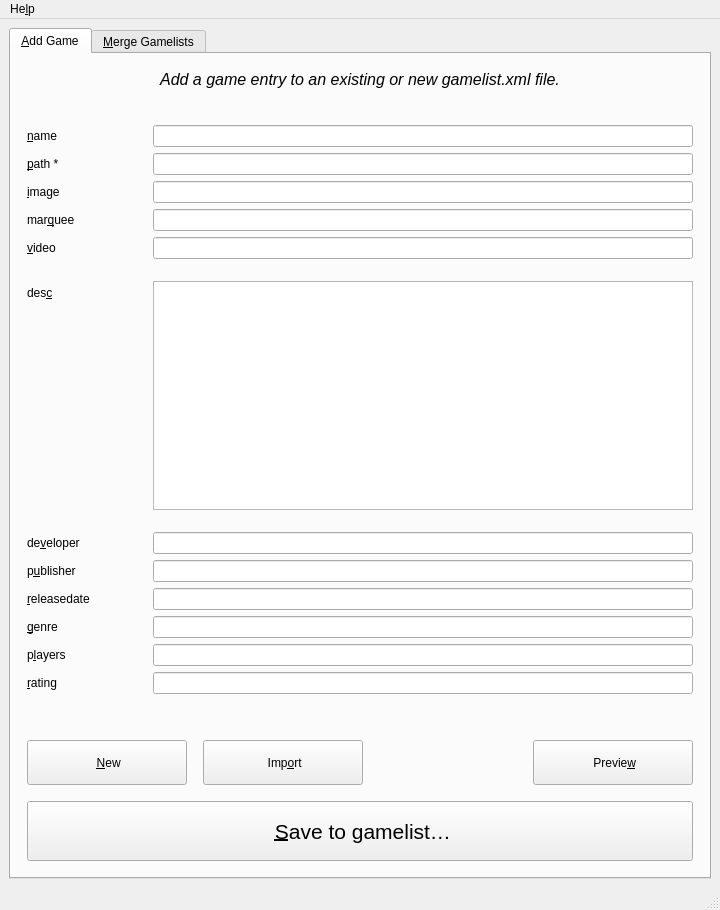
<?xml version="1.0" encoding="UTF-8"?>
<ui version="4.0">
 <author>Tuncay D.</author>
 <class>MainWindow</class>
 <widget class="QMainWindow" name="MainWindow">
  <property name="geometry">
   <rect>
    <x>0</x>
    <y>0</y>
    <width>720</width>
    <height>910</height>
   </rect>
  </property>
  <property name="minimumSize">
   <size>
    <width>640</width>
    <height>0</height>
   </size>
  </property>
  <property name="windowTitle">
   <string>MainWindow</string>
  </property>
  <widget class="QWidget" name="centralwidget">
   <property name="sizePolicy">
    <sizepolicy hsizetype="Expanding" vsizetype="Expanding">
     <horstretch>0</horstretch>
     <verstretch>0</verstretch>
    </sizepolicy>
   </property>
   <layout class="QGridLayout" name="gridLayout">
    <item row="0" column="0">
     <widget class="QTabWidget" name="tab_mode">
      <property name="currentIndex">
       <number>0</number>
      </property>
      <widget class="QWidget" name="tab">
       <attribute name="title">
        <string>&amp;Add Game</string>
       </attribute>
       <layout class="QGridLayout" name="gridLayout_3">
        <property name="leftMargin">
         <number>16</number>
        </property>
        <property name="topMargin">
         <number>16</number>
        </property>
        <property name="rightMargin">
         <number>16</number>
        </property>
        <property name="bottomMargin">
         <number>16</number>
        </property>
        <item row="7" column="0">
         <spacer name="verticalSpacer_3">
          <property name="orientation">
           <enum>Qt::Vertical</enum>
          </property>
          <property name="sizeType">
           <enum>QSizePolicy::Maximum</enum>
          </property>
          <property name="sizeHint" stdset="0">
           <size>
            <width>20</width>
            <height>30</height>
           </size>
          </property>
         </spacer>
        </item>
        <item row="4" column="0">
         <spacer name="verticalSpacer_4">
          <property name="orientation">
           <enum>Qt::Vertical</enum>
          </property>
          <property name="sizeType">
           <enum>QSizePolicy::Maximum</enum>
          </property>
          <property name="sizeHint" stdset="0">
           <size>
            <width>20</width>
            <height>20</height>
           </size>
          </property>
         </spacer>
        </item>
        <item row="13" column="0">
         <layout class="QHBoxLayout" name="horizontalLayout_2">
          <property name="spacing">
           <number>16</number>
          </property>
          <item>
           <widget class="QPushButton" name="b_new_addgame">
            <property name="sizePolicy">
             <sizepolicy hsizetype="Preferred" vsizetype="Fixed">
              <horstretch>0</horstretch>
              <verstretch>0</verstretch>
             </sizepolicy>
            </property>
            <property name="minimumSize">
             <size>
              <width>160</width>
              <height>45</height>
             </size>
            </property>
            <property name="cursor">
             <cursorShape>PointingHandCursor</cursorShape>
            </property>
            <property name="text">
             <string> &amp;New</string>
            </property>
            <property name="icon">
             <iconset resource="images.qrc">
              <normaloff>:/Icons/img/delete.svg</normaloff>:/Icons/img/delete.svg</iconset>
            </property>
            <property name="iconSize">
             <size>
              <width>24</width>
              <height>24</height>
             </size>
            </property>
           </widget>
          </item>
          <item>
           <widget class="QPushButton" name="b_import_addgame">
            <property name="sizePolicy">
             <sizepolicy hsizetype="Preferred" vsizetype="Fixed">
              <horstretch>0</horstretch>
              <verstretch>0</verstretch>
             </sizepolicy>
            </property>
            <property name="minimumSize">
             <size>
              <width>160</width>
              <height>45</height>
             </size>
            </property>
            <property name="cursor">
             <cursorShape>PointingHandCursor</cursorShape>
            </property>
            <property name="text">
             <string> Imp&amp;ort</string>
            </property>
            <property name="icon">
             <iconset resource="images.qrc">
              <normaloff>:/Icons/img/import.svg</normaloff>:/Icons/img/import.svg</iconset>
            </property>
            <property name="iconSize">
             <size>
              <width>24</width>
              <height>24</height>
             </size>
            </property>
           </widget>
          </item>
          <item>
           <spacer name="horizontalSpacer">
            <property name="orientation">
             <enum>Qt::Horizontal</enum>
            </property>
            <property name="sizeType">
             <enum>QSizePolicy::Expanding</enum>
            </property>
            <property name="sizeHint" stdset="0">
             <size>
              <width>40</width>
              <height>20</height>
             </size>
            </property>
           </spacer>
          </item>
          <item>
           <widget class="QPushButton" name="b_preview_addgame">
            <property name="sizePolicy">
             <sizepolicy hsizetype="Preferred" vsizetype="Fixed">
              <horstretch>0</horstretch>
              <verstretch>0</verstretch>
             </sizepolicy>
            </property>
            <property name="minimumSize">
             <size>
              <width>160</width>
              <height>45</height>
             </size>
            </property>
            <property name="cursor">
             <cursorShape>PointingHandCursor</cursorShape>
            </property>
            <property name="text">
             <string> Previe&amp;w</string>
            </property>
            <property name="icon">
             <iconset resource="images.qrc">
              <normaloff>:/Icons/img/preview.svg</normaloff>:/Icons/img/preview.svg</iconset>
            </property>
            <property name="iconSize">
             <size>
              <width>24</width>
              <height>24</height>
             </size>
            </property>
           </widget>
          </item>
         </layout>
        </item>
        <item row="2" column="0">
         <widget class="QLabel" name="l_pagetitle_addgame">
          <property name="font">
           <font>
            <pointsize>12</pointsize>
            <italic>true</italic>
           </font>
          </property>
          <property name="text">
           <string>Add a game entry to an existing or new gamelist.xml file.</string>
          </property>
          <property name="alignment">
           <set>Qt::AlignCenter</set>
          </property>
          <property name="margin">
           <number>8</number>
          </property>
         </widget>
        </item>
        <item row="5" column="0">
         <layout class="QFormLayout" name="formLayout">
          <item row="2" column="0">
           <widget class="QLabel" name="l_name">
            <property name="toolTip">
             <string>game title</string>
            </property>
            <property name="text">
             <string>&amp;name</string>
            </property>
            <property name="buddy">
             <cstring>le_name</cstring>
            </property>
           </widget>
          </item>
          <item row="2" column="1">
           <widget class="QLineEdit" name="le_name">
            <property name="toolTip">
             <string>game title</string>
            </property>
            <property name="clearButtonEnabled">
             <bool>true</bool>
            </property>
           </widget>
          </item>
          <item row="3" column="0">
           <widget class="QLabel" name="l_path">
            <property name="toolTip">
             <string>Required: Path to ROM file.</string>
            </property>
            <property name="text">
             <string>&amp;path *</string>
            </property>
            <property name="buddy">
             <cstring>le_path</cstring>
            </property>
           </widget>
          </item>
          <item row="3" column="1">
           <widget class="QLineEdit" name="le_path">
            <property name="toolTip">
             <string>Required: Path to ROM file.</string>
            </property>
            <property name="clearButtonEnabled">
             <bool>true</bool>
            </property>
           </widget>
          </item>
          <item row="4" column="0">
           <widget class="QLabel" name="l_image">
            <property name="text">
             <string>&amp;image</string>
            </property>
            <property name="buddy">
             <cstring>le_image</cstring>
            </property>
           </widget>
          </item>
          <item row="4" column="1">
           <widget class="QLineEdit" name="le_image">
            <property name="clearButtonEnabled">
             <bool>true</bool>
            </property>
           </widget>
          </item>
          <item row="5" column="0">
           <widget class="QLabel" name="l_marquee">
            <property name="text">
             <string>mar&amp;quee</string>
            </property>
            <property name="buddy">
             <cstring>le_marquee</cstring>
            </property>
           </widget>
          </item>
          <item row="5" column="1">
           <widget class="QLineEdit" name="le_marquee">
            <property name="clearButtonEnabled">
             <bool>true</bool>
            </property>
           </widget>
          </item>
          <item row="6" column="0">
           <widget class="QLabel" name="l_video">
            <property name="text">
             <string>&amp;video</string>
            </property>
            <property name="buddy">
             <cstring>le_video</cstring>
            </property>
           </widget>
          </item>
          <item row="6" column="1">
           <widget class="QLineEdit" name="le_video">
            <property name="clearButtonEnabled">
             <bool>true</bool>
            </property>
           </widget>
          </item>
          <item row="7" column="0">
           <spacer name="verticalSpacer_2">
            <property name="orientation">
             <enum>Qt::Vertical</enum>
            </property>
            <property name="sizeType">
             <enum>QSizePolicy::Maximum</enum>
            </property>
            <property name="sizeHint" stdset="0">
             <size>
              <width>20</width>
              <height>10</height>
             </size>
            </property>
           </spacer>
          </item>
          <item row="8" column="0">
           <widget class="QLabel" name="l_desc">
            <property name="text">
             <string>des&amp;c</string>
            </property>
            <property name="buddy">
             <cstring>pte_desc</cstring>
            </property>
           </widget>
          </item>
          <item row="8" column="1">
           <widget class="QPlainTextEdit" name="pte_desc"/>
          </item>
          <item row="9" column="0">
           <spacer name="verticalSpacer">
            <property name="orientation">
             <enum>Qt::Vertical</enum>
            </property>
            <property name="sizeType">
             <enum>QSizePolicy::Maximum</enum>
            </property>
            <property name="sizeHint" stdset="0">
             <size>
              <width>20</width>
              <height>10</height>
             </size>
            </property>
           </spacer>
          </item>
          <item row="10" column="0">
           <widget class="QLabel" name="l_developer">
            <property name="text">
             <string>de&amp;veloper</string>
            </property>
            <property name="buddy">
             <cstring>le_developer</cstring>
            </property>
           </widget>
          </item>
          <item row="10" column="1">
           <widget class="QLineEdit" name="le_developer">
            <property name="clearButtonEnabled">
             <bool>true</bool>
            </property>
           </widget>
          </item>
          <item row="11" column="0">
           <widget class="QLabel" name="l_publisher">
            <property name="text">
             <string>p&amp;ublisher</string>
            </property>
            <property name="buddy">
             <cstring>le_publisher</cstring>
            </property>
           </widget>
          </item>
          <item row="11" column="1">
           <widget class="QLineEdit" name="le_publisher">
            <property name="clearButtonEnabled">
             <bool>true</bool>
            </property>
           </widget>
          </item>
          <item row="12" column="0">
           <widget class="QLabel" name="l_releasedate">
            <property name="sizePolicy">
             <sizepolicy hsizetype="Fixed" vsizetype="Preferred">
              <horstretch>0</horstretch>
              <verstretch>0</verstretch>
             </sizepolicy>
            </property>
            <property name="minimumSize">
             <size>
              <width>120</width>
              <height>0</height>
             </size>
            </property>
            <property name="maximumSize">
             <size>
              <width>120</width>
              <height>16777215</height>
             </size>
            </property>
            <property name="baseSize">
             <size>
              <width>120</width>
              <height>0</height>
             </size>
            </property>
            <property name="toolTip">
             <string>YYYYMMDD</string>
            </property>
            <property name="text">
             <string>&amp;releasedate</string>
            </property>
            <property name="buddy">
             <cstring>le_releasedate</cstring>
            </property>
           </widget>
          </item>
          <item row="12" column="1">
           <widget class="QLineEdit" name="le_releasedate">
            <property name="toolTip">
             <string>YYYYMMDD</string>
            </property>
            <property name="placeholderText">
             <string/>
            </property>
            <property name="clearButtonEnabled">
             <bool>true</bool>
            </property>
           </widget>
          </item>
          <item row="13" column="0">
           <widget class="QLabel" name="l_genre">
            <property name="text">
             <string>&amp;genre</string>
            </property>
            <property name="buddy">
             <cstring>le_genre</cstring>
            </property>
           </widget>
          </item>
          <item row="13" column="1">
           <widget class="QLineEdit" name="le_genre">
            <property name="clearButtonEnabled">
             <bool>true</bool>
            </property>
           </widget>
          </item>
          <item row="14" column="0">
           <widget class="QLabel" name="l_players">
            <property name="text">
             <string>p&amp;layers</string>
            </property>
            <property name="buddy">
             <cstring>le_players</cstring>
            </property>
           </widget>
          </item>
          <item row="14" column="1">
           <widget class="QLineEdit" name="le_players">
            <property name="clearButtonEnabled">
             <bool>true</bool>
            </property>
           </widget>
          </item>
          <item row="15" column="0">
           <widget class="QLabel" name="l_rating">
            <property name="toolTip">
             <string>0.65</string>
            </property>
            <property name="text">
             <string>&amp;rating</string>
            </property>
            <property name="buddy">
             <cstring>le_rating</cstring>
            </property>
           </widget>
          </item>
          <item row="15" column="1">
           <widget class="QLineEdit" name="le_rating">
            <property name="toolTip">
             <string>0.65</string>
            </property>
            <property name="placeholderText">
             <string/>
            </property>
            <property name="clearButtonEnabled">
             <bool>true</bool>
            </property>
           </widget>
          </item>
         </layout>
        </item>
        <item row="6" column="0">
         <spacer name="verticalSpacer_6">
          <property name="orientation">
           <enum>Qt::Vertical</enum>
          </property>
          <property name="sizeType">
           <enum>QSizePolicy::Fixed</enum>
          </property>
          <property name="sizeHint" stdset="0">
           <size>
            <width>20</width>
            <height>10</height>
           </size>
          </property>
         </spacer>
        </item>
        <item row="14" column="0">
         <spacer name="verticalSpacer_7">
          <property name="orientation">
           <enum>Qt::Vertical</enum>
          </property>
          <property name="sizeType">
           <enum>QSizePolicy::Fixed</enum>
          </property>
          <property name="sizeHint" stdset="0">
           <size>
            <width>20</width>
            <height>10</height>
           </size>
          </property>
         </spacer>
        </item>
        <item row="15" column="0">
         <widget class="QPushButton" name="b_save_addgame">
          <property name="sizePolicy">
           <sizepolicy hsizetype="Preferred" vsizetype="Fixed">
            <horstretch>0</horstretch>
            <verstretch>0</verstretch>
           </sizepolicy>
          </property>
          <property name="minimumSize">
           <size>
            <width>0</width>
            <height>60</height>
           </size>
          </property>
          <property name="font">
           <font>
            <pointsize>16</pointsize>
           </font>
          </property>
          <property name="cursor">
           <cursorShape>OpenHandCursor</cursorShape>
          </property>
          <property name="focusPolicy">
           <enum>Qt::WheelFocus</enum>
          </property>
          <property name="text">
           <string> &amp;Save to gamelist…</string>
          </property>
          <property name="icon">
           <iconset resource="images.qrc">
            <normaloff>:/Icons/img/saveas.svg</normaloff>:/Icons/img/saveas.svg</iconset>
          </property>
          <property name="iconSize">
           <size>
            <width>32</width>
            <height>32</height>
           </size>
          </property>
         </widget>
        </item>
        <item row="3" column="0">
         <spacer name="verticalSpacer_5">
          <property name="orientation">
           <enum>Qt::Vertical</enum>
          </property>
          <property name="sizeType">
           <enum>QSizePolicy::Fixed</enum>
          </property>
          <property name="sizeHint" stdset="0">
           <size>
            <width>20</width>
            <height>10</height>
           </size>
          </property>
         </spacer>
        </item>
       </layout>
      </widget>
      <widget class="QWidget" name="tab_2">
       <attribute name="title">
        <string>&amp;Merge Gamelists</string>
       </attribute>
       <layout class="QGridLayout" name="gridLayout_5">
        <property name="leftMargin">
         <number>16</number>
        </property>
        <property name="topMargin">
         <number>16</number>
        </property>
        <property name="rightMargin">
         <number>16</number>
        </property>
        <property name="bottomMargin">
         <number>16</number>
        </property>
        <item row="8" column="0">
         <widget class="QPushButton" name="b_save_merge">
          <property name="sizePolicy">
           <sizepolicy hsizetype="Preferred" vsizetype="Fixed">
            <horstretch>0</horstretch>
            <verstretch>0</verstretch>
           </sizepolicy>
          </property>
          <property name="minimumSize">
           <size>
            <width>0</width>
            <height>60</height>
           </size>
          </property>
          <property name="font">
           <font>
            <pointsize>16</pointsize>
           </font>
          </property>
          <property name="cursor">
           <cursorShape>OpenHandCursor</cursorShape>
          </property>
          <property name="text">
           <string> &amp;Save to gamelist…</string>
          </property>
          <property name="icon">
           <iconset resource="images.qrc">
            <normaloff>:/Icons/img/saveas.svg</normaloff>:/Icons/img/saveas.svg</iconset>
          </property>
          <property name="iconSize">
           <size>
            <width>32</width>
            <height>32</height>
           </size>
          </property>
         </widget>
        </item>
        <item row="2" column="0">
         <layout class="QVBoxLayout" name="verticalLayout_3">
          <item>
           <layout class="QFormLayout" name="formLayout_2">
            <property name="horizontalSpacing">
             <number>16</number>
            </property>
            <property name="verticalSpacing">
             <number>19</number>
            </property>
            <item row="3" column="0" colspan="2">
             <widget class="QLineEdit" name="le_original_merge">
              <property name="clearButtonEnabled">
               <bool>true</bool>
              </property>
             </widget>
            </item>
            <item row="5" column="0">
             <widget class="QLabel" name="l_new_merge">
              <property name="toolTip">
               <string>Required: Path to XML file with additional content.</string>
              </property>
              <property name="text">
               <string>Add co&amp;ntent *</string>
              </property>
              <property name="buddy">
               <cstring>le_new_merge</cstring>
              </property>
             </widget>
            </item>
            <item row="5" column="1">
             <widget class="QToolButton" name="tb_new_merge">
              <property name="cursor">
               <cursorShape>PointingHandCursor</cursorShape>
              </property>
              <property name="toolTip">
               <string>Select a file with new gamelist.xml content for merge operation.</string>
              </property>
              <property name="text">
               <string>...</string>
              </property>
             </widget>
            </item>
            <item row="7" column="0" colspan="2">
             <widget class="QLineEdit" name="le_new_merge">
              <property name="clearButtonEnabled">
               <bool>true</bool>
              </property>
             </widget>
            </item>
            <item row="2" column="1">
             <widget class="QToolButton" name="tb_original_merge">
              <property name="cursor">
               <cursorShape>PointingHandCursor</cursorShape>
              </property>
              <property name="toolTip">
               <string>Select a file with original gamelist.xml content for merge operation.</string>
              </property>
              <property name="text">
               <string>...</string>
              </property>
             </widget>
            </item>
            <item row="2" column="0">
             <widget class="QLabel" name="l_original_merge">
              <property name="toolTip">
               <string>Required: Path to XML file with missing content.</string>
              </property>
              <property name="text">
               <string>&amp;Base content *</string>
              </property>
              <property name="buddy">
               <cstring>le_original_merge</cstring>
              </property>
             </widget>
            </item>
           </layout>
          </item>
          <item>
           <layout class="QHBoxLayout" name="horizontalLayout">
            <property name="spacing">
             <number>12</number>
            </property>
            <item>
             <spacer name="horizontalSpacer_3">
              <property name="orientation">
               <enum>Qt::Horizontal</enum>
              </property>
              <property name="sizeHint" stdset="0">
               <size>
                <width>40</width>
                <height>20</height>
               </size>
              </property>
             </spacer>
            </item>
            <item>
             <widget class="QLabel" name="label">
              <property name="text">
               <string>Duplicates Mode:</string>
              </property>
             </widget>
            </item>
            <item>
             <widget class="QRadioButton" name="rb_ignore_merge">
              <property name="text">
               <string>&amp;Ignore</string>
              </property>
              <property name="checkable">
               <bool>true</bool>
              </property>
              <property name="checked">
               <bool>true</bool>
              </property>
             </widget>
            </item>
            <item>
             <widget class="QRadioButton" name="rb_update_merge">
              <property name="text">
               <string>Update</string>
              </property>
              <property name="checkable">
               <bool>true</bool>
              </property>
             </widget>
            </item>
           </layout>
          </item>
          <item>
           <spacer name="verticalSpacer_10">
            <property name="orientation">
             <enum>Qt::Vertical</enum>
            </property>
            <property name="sizeType">
             <enum>QSizePolicy::Preferred</enum>
            </property>
            <property name="sizeHint" stdset="0">
             <size>
              <width>20</width>
              <height>30</height>
             </size>
            </property>
           </spacer>
          </item>
          <item>
           <widget class="QGroupBox" name="gb_log_merge">
            <property name="sizePolicy">
             <sizepolicy hsizetype="Preferred" vsizetype="MinimumExpanding">
              <horstretch>0</horstretch>
              <verstretch>0</verstretch>
             </sizepolicy>
            </property>
            <property name="title">
             <string>Log:</string>
            </property>
            <layout class="QGridLayout" name="gridLayout_2">
             <item row="6" column="0">
              <widget class="QPlainTextEdit" name="pte_log_merge">
               <property name="font">
                <font>
                 <family>Ubuntu Mono</family>
                </font>
               </property>
               <property name="lineWrapMode">
                <enum>QPlainTextEdit::NoWrap</enum>
               </property>
               <property name="readOnly">
                <bool>true</bool>
               </property>
              </widget>
             </item>
             <item row="1" column="0">
              <layout class="QGridLayout" name="gridLayout_4">
               <item row="0" column="2">
                <widget class="QRadioButton" name="rb_xml_merge">
                 <property name="sizePolicy">
                  <sizepolicy hsizetype="Preferred" vsizetype="Fixed">
                   <horstretch>0</horstretch>
                   <verstretch>0</verstretch>
                  </sizepolicy>
                 </property>
                 <property name="text">
                  <string>&amp;xml</string>
                 </property>
                </widget>
               </item>
               <item row="0" column="0">
                <widget class="QRadioButton" name="rb_name_merge">
                 <property name="sizePolicy">
                  <sizepolicy hsizetype="Fixed" vsizetype="Fixed">
                   <horstretch>0</horstretch>
                   <verstretch>0</verstretch>
                  </sizepolicy>
                 </property>
                 <property name="text">
                  <string>&amp;name</string>
                 </property>
                 <property name="checked">
                  <bool>true</bool>
                 </property>
                </widget>
               </item>
               <item row="0" column="1">
                <widget class="QRadioButton" name="rb_path_merge">
                 <property name="sizePolicy">
                  <sizepolicy hsizetype="Fixed" vsizetype="Fixed">
                   <horstretch>0</horstretch>
                   <verstretch>0</verstretch>
                  </sizepolicy>
                 </property>
                 <property name="text">
                  <string>&amp;path</string>
                 </property>
                </widget>
               </item>
              </layout>
             </item>
            </layout>
           </widget>
          </item>
         </layout>
        </item>
        <item row="7" column="0">
         <spacer name="verticalSpacer_8">
          <property name="orientation">
           <enum>Qt::Vertical</enum>
          </property>
          <property name="sizeType">
           <enum>QSizePolicy::Minimum</enum>
          </property>
          <property name="sizeHint" stdset="0">
           <size>
            <width>20</width>
            <height>10</height>
           </size>
          </property>
         </spacer>
        </item>
        <item row="0" column="0">
         <widget class="QLabel" name="l_pagetitle_merge">
          <property name="font">
           <font>
            <pointsize>12</pointsize>
            <italic>true</italic>
           </font>
          </property>
          <property name="text">
           <string>Combine two gamelist.xml files to add missing game entries.</string>
          </property>
          <property name="alignment">
           <set>Qt::AlignCenter</set>
          </property>
          <property name="margin">
           <number>8</number>
          </property>
         </widget>
        </item>
        <item row="1" column="0">
         <spacer name="verticalSpacer_9">
          <property name="orientation">
           <enum>Qt::Vertical</enum>
          </property>
          <property name="sizeType">
           <enum>QSizePolicy::Fixed</enum>
          </property>
          <property name="sizeHint" stdset="0">
           <size>
            <width>20</width>
            <height>10</height>
           </size>
          </property>
         </spacer>
        </item>
        <item row="4" column="0">
         <layout class="QHBoxLayout" name="horizontalLayout_3">
          <item>
           <spacer name="horizontalSpacer_2">
            <property name="orientation">
             <enum>Qt::Horizontal</enum>
            </property>
            <property name="sizeHint" stdset="0">
             <size>
              <width>40</width>
              <height>20</height>
             </size>
            </property>
           </spacer>
          </item>
          <item>
           <widget class="QPushButton" name="b_savelog_merge">
            <property name="sizePolicy">
             <sizepolicy hsizetype="Preferred" vsizetype="Fixed">
              <horstretch>0</horstretch>
              <verstretch>0</verstretch>
             </sizepolicy>
            </property>
            <property name="minimumSize">
             <size>
              <width>160</width>
              <height>45</height>
             </size>
            </property>
            <property name="cursor">
             <cursorShape>OpenHandCursor</cursorShape>
            </property>
            <property name="text">
             <string> Save &amp;log</string>
            </property>
            <property name="icon">
             <iconset resource="images.qrc">
              <normaloff>:/Icons/img/saveas.svg</normaloff>:/Icons/img/saveas.svg</iconset>
            </property>
            <property name="iconSize">
             <size>
              <width>24</width>
              <height>24</height>
             </size>
            </property>
           </widget>
          </item>
         </layout>
        </item>
        <item row="3" column="0">
         <spacer name="verticalSpacer_11">
          <property name="orientation">
           <enum>Qt::Vertical</enum>
          </property>
          <property name="sizeType">
           <enum>QSizePolicy::Fixed</enum>
          </property>
          <property name="sizeHint" stdset="0">
           <size>
            <width>20</width>
            <height>10</height>
           </size>
          </property>
         </spacer>
        </item>
       </layout>
      </widget>
     </widget>
    </item>
   </layout>
  </widget>
  <widget class="QStatusBar" name="statusbar"/>
  <widget class="QMenuBar" name="menuBar">
   <property name="geometry">
    <rect>
     <x>0</x>
     <y>0</y>
     <width>720</width>
     <height>26</height>
    </rect>
   </property>
   <widget class="QMenu" name="menuHelp">
    <property name="title">
     <string>He&amp;lp</string>
    </property>
    <addaction name="actionReadme"/>
    <addaction name="actionAbout"/>
    <addaction name="separator"/>
    <addaction name="actionClose"/>
   </widget>
   <addaction name="menuHelp"/>
  </widget>
  <action name="actionReadme">
   <property name="text">
    <string>&amp;Manual</string>
   </property>
   <property name="menuRole">
    <enum>QAction::ApplicationSpecificRole</enum>
   </property>
  </action>
  <action name="actionAbout">
   <property name="text">
    <string>&amp;About</string>
   </property>
   <property name="menuRole">
    <enum>QAction::AboutRole</enum>
   </property>
  </action>
  <action name="actionClose">
   <property name="text">
    <string>&amp;Exit</string>
   </property>
   <property name="menuRole">
    <enum>QAction::QuitRole</enum>
   </property>
  </action>
 </widget>
 <resources>
  <include location="images.qrc"/>
 </resources>
 <connections/>
</ui>
